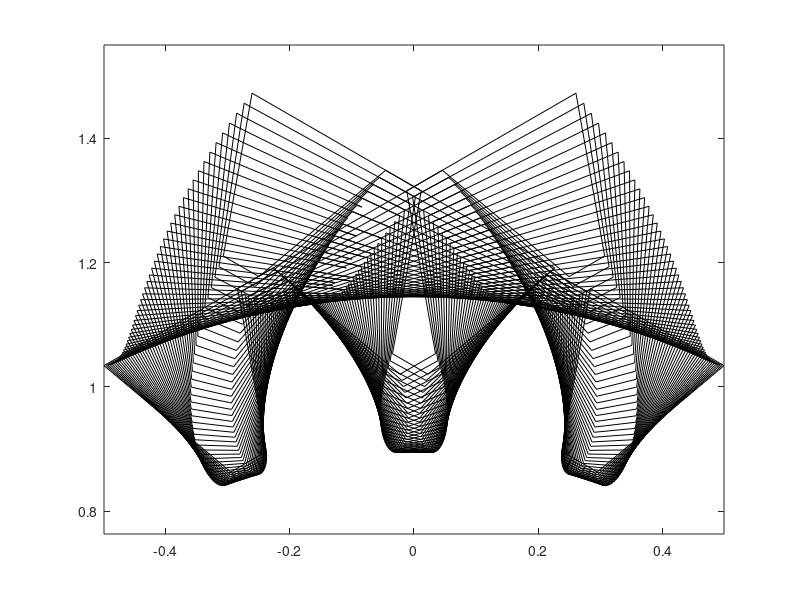
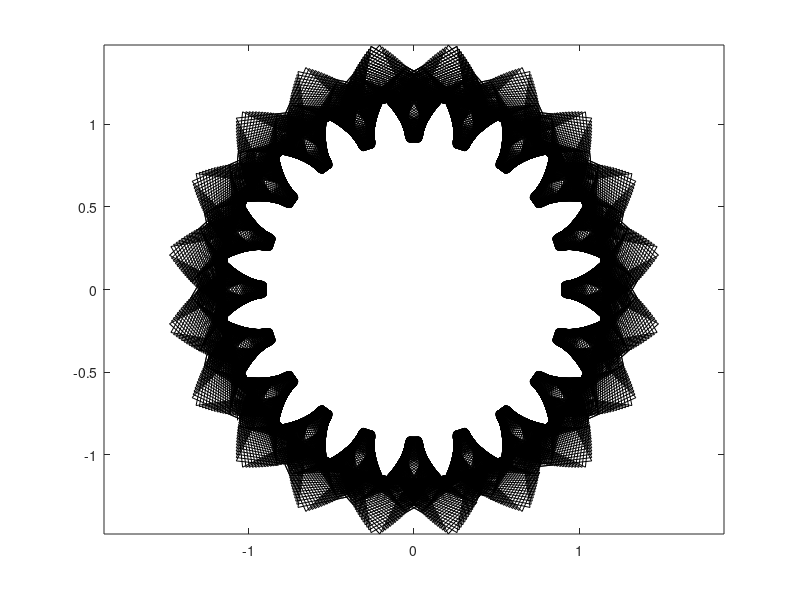

The MATLAB source for these figures, in order: (Note: this script raises an error after producing the figures.)
clear; close all; clc;

%% Data
r = 1;                           % Radius of pitch circle
z = 20;                          % Number of teeth
alpha = deg2rad(20);             % Pressure angle
x = 0.2;                         % Profile shift coefficient
phi = linspace(-pi/6, pi/6, 50); % Vector of cutter rotations

%% Fundamental parameters of the gear
m = 2*r/z;                       % Module
add = (1    + x)*m;              % Addendum
ded = (1.25 - x)*m;              % Dedendum
p = pi*m;                        % Reference pitch
rb = r*cos(alpha);               % Radius of base circle
rd = r - ded;                    % Radius of dedendum circle
ra = r + add;                    % Radius of addendum circle

%% Gear generation by envelope
tooth = [
    - 1.25*m*tan(alpha) - p/4 + 1i*1.25*m
    + 1.25*m*tan(alpha) - p/4 - 1i*1.25*m
    - 1.25*m*tan(alpha) + p/4 - 1i*1.25*m
    + 1.25*m*tan(alpha) + p/4 + 1i*1.25*m
    ].' + 1i*x*m;
cutter = [tooth - p, tooth, tooth + p];
invol = exp(1i.*phi(:)).*r.*phi(:) - r.*sin(phi(:)) + r.*1i.*cos(phi(:));
envel = (exp(1i.*phi(:)).*repmat(cutter, length(phi(:)), 1) + invol).';
rot = repmat(exp(1i.*linspace(0, 2*pi, z + 1)), size(envel, 2), 1);
envels = repmat(rot(:).', size(envel, 1), 1).*repmat(envel, 1, z + 1);

%% Figures
figure
patch(real(envel), imag(envel), 'k', 'FaceAlpha', 0, 'EdgeColor', 'k');
axis equal; box on;

figure
patch(real(envels), imag(envels), 'k', 'FaceAlpha', 0, 'EdgeColor', 'k');
axis equal; hold on; box on; plot_circles(r, rb, rd, ra, 1e3);

figure
rectangle('Position', [-ra, -ra, 2*ra, 2*ra], 'Curvature', [1, 1], ...
    'FaceColor', 'b', 'EdgeColor', 'none');
patch(real(envels), imag(envels), 'w', 'EdgeColor', 'none');
axis equal; hold on; box on; plot_circles(r, rb, rd, ra, 1e3);

function plot_circles(r, rb, rd, ra, np)
    theta = linspace(0, 2*pi, np);
    plot(rd.*cos(theta), rd.*sin(theta), 'k-' )
    plot(rb.*cos(theta), rb.*sin(theta), 'k--' )
    plot(r.*cos(theta), r.*sin(theta), 'k-.')
    plot(ra.*cos(theta), ra.*sin(theta), 'k-' )
end